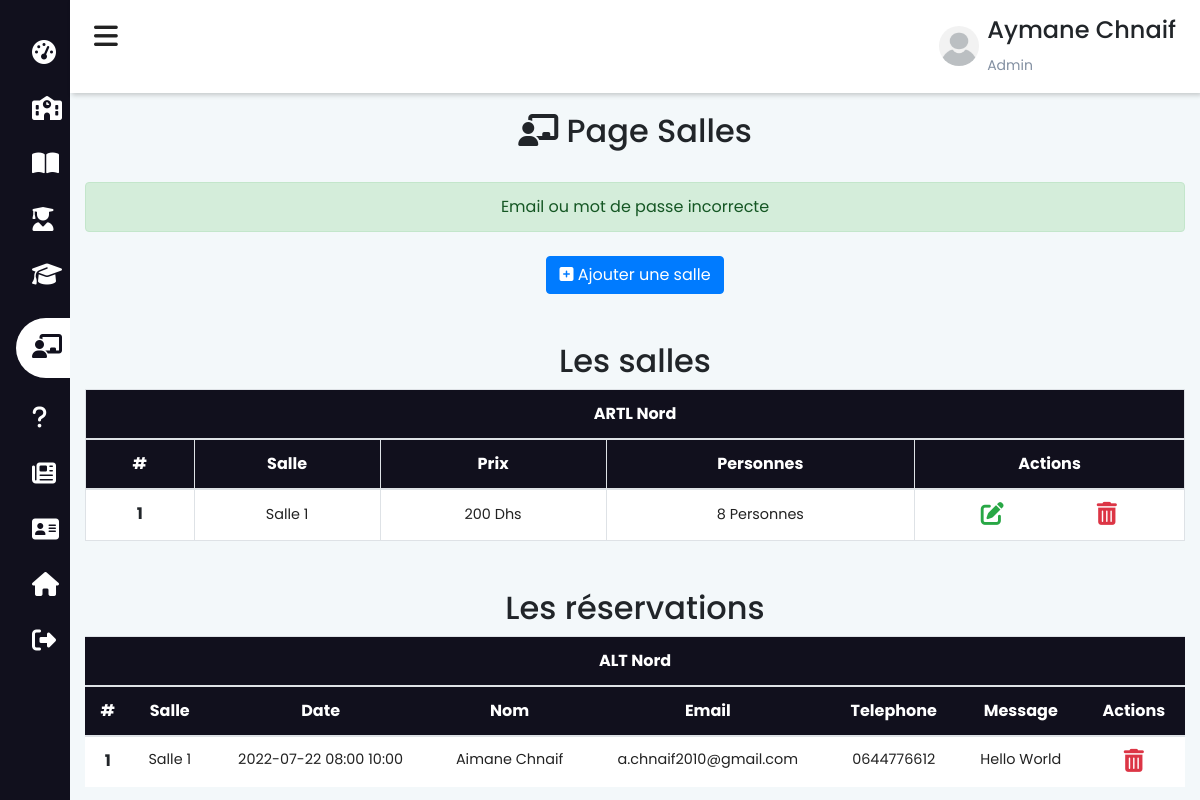
Screenshot of /admin/salles (signed in) with the database file from the repository.
### tables this page shows
CREATE TABLE `salle` (
  `sal_id` int(11) NOT NULL,
  `sal_nom` varchar(200) NOT NULL,
  `sal_nom_arab` text NOT NULL,
  `sal_desc` text NOT NULL,
  `sal_desc_arab` text NOT NULL,
  `sal_prix` float NOT NULL,
  `sal_personne` int(11) NOT NULL,
  `sal_image` varchar(200) NOT NULL,
  `sal_service` varchar(200) NOT NULL,
  `sal_service_arab` varchar(200) NOT NULL,
  `sal_service2` varchar(200) NOT NULL,
  `sal_service2_arab` varchar(200) NOT NULL,
  `sal_service3` varchar(200) NOT NULL,
  `sal_service3_arab` varchar(200) NOT NULL,
  `sal_service4` varchar(200) NOT NULL,
  `sal_service4_arab` varchar(200) NOT NULL
);

CREATE TABLE `reservation` (
  `res_id` int(11) NOT NULL,
  `res_nom` varchar(200) NOT NULL,
  `res_telephone` varchar(200) NOT NULL,
  `res_email` varchar(200) NOT NULL,
  `res_salle` int(11) NOT NULL,
  `res_commentaire` varchar(200) NOT NULL,
  `res_date` date NOT NULL DEFAULT current_timestamp(),
  `time_debut` varchar(200) NOT NULL,
  `time_fin` varchar(200) NOT NULL,
  `res_ajout` date NOT NULL DEFAULT current_timestamp()
);

### functions/db.php (called while the page is built, shortened)
<?php
    class DBController{
        protected $host = "localhost";
        protected $user = "root";
        protected $password = "";
        protected $db = "ecole";
        public function __construct(){
            $this->conn = mysqli_connect($this->host, $this->user, $this->password, $this->db);
        }
    }
?>

### session.php (called while the page is built, shortened)
<?php
    require("functions/db.php");
    require("functions/etudiant.php");
    $db = new DBController();
    $data = new Etudiant($db);
?>

### functions/etudiant.php (called while the page is built, shortened)
<?php
    class Etudiant{
        public $db = null;
        public function __construct(DBController $db){
            $this->db = $db;
        }
        public function getImage(){
            $result = $this->db->conn->query("SELECT * FROM `salle`");
            $resultArray = array();
            while ($item = mysqli_fetch_array($result, MYSQLI_ASSOC)){
                $resultArray[] = $item;
            }
            return $resultArray;
        }
        public function getReservations(){
            $result = $this->db->conn->query("SELECT * FROM `reservation` INNER JOIN `salle` ON sal_id=res_salle");
            $resultArray = array();
            while ($item = mysqli_fetch_array($result, MYSQLI_ASSOC)){
                $resultArray[] = $item;
            }
            return $resultArray;
        }
    }
?>

### admin/salles.php (the view, shortened to what this page needs)
<?php include_once "../session.php"; ?>
<?php
$salles = $data->getImage();
$images = $data->getImage();
$reservations = $data->getReservations();
?>
<!DOCTYPE html>
<html lang="en">
<head>
    <?php
        include_once "../includes/header.php";
    ?>
</head>
<body>
    <?php include_once "navbar-admin.php"; ?>
    <div class="main-content">
        <header>
            <?php include 'admin.php' ?>
        </header>
        <div class="container-fluid mt-5 pt-5">
            <div class="text-center py-3">
                <h2><i class="fas fa-chalkboard-teacher"></i> Page Salles</h2>
            </div>
            <?php
            if (isset($_SESSION['status'])) {
            ?>
                <div class='alert alert-success text-center mt-2' role='alert'><?php echo $_SESSION['status'] ?></div>
            <?php
            }
            ?>
            <div class="text-center mt-4 d-flex justify-content-center">
                <a href="ajouter-salle" target="_blank" class="btn btn-primary"><i class="fas fa-plus-square"></i> Ajouter une salle</a>
            </div>
            <div id="frensh">
                <h2 class="text-center mt-5">Les salles</h2>
                <table class="table bg-white table-bordered">
                    <thead class="text-center text-white" style="background-color: #11101d;">
                        <tr>
                            <th scope="col" colspan="9">ARTL Nord</th>
                        </tr>
                        <tr>
                            <th scope="col">#</th>
                            <th scope="col">Salle</th>
                            <th scope="col">Prix</th>
                            <th scope="col">Personnes</th>
                            <th scope="col">Actions</th>
                        </tr>
                    </thead>
                    <tbody class="text-center">
                        <?php
                        if (empty($images)) {
                        ?>
                            <tr>
                                <th scope="row" colspan="9">
                                    <h2>Pas de salles enregistrées veuillez ajouter une salle</h2>
                                </th>
                            </tr>
                            <?php
                        } else {
                            $i = 1;
                            foreach ($images as $image) {
                            ?>
                                <tr>
                                    <th scope="row"><?php echo $i++ ?></th>
                                    <td class="row-style"><?php echo $image['sal_nom']; ?></td>
                                    <td class="row-style"><?php echo $image['sal_prix']; ?> Dhs</td>
                                    <td class="row-style"><?php echo $image['sal_personne']; ?> Personnes</td>
                                    <td class="row-style">
                                        <div class="row justify-content-center">
                                            <div class="col-md-5">
                                                <a href="modifier-salle?id=<?php echo $image['sal_id'] ?>" target="_blank">
                                                    <i class="fas fa-edit text-success awesome-size"></i>
                                                </a>
                                            </div>
                                            <div class="col-md-5">
                                                <form action="" method="POST">
                                                    <button type="submit" class="btn-style" name="submit_salle" onclick='return confirm("Voulez-vous supprimer cette salle \nATTENTION!! toutes les réservations seront supprimées")'>
                                                        <i class="fas fa-trash-alt text-danger awesome-size"></i>
                                                    </button>
                                                </form>
                                            </div>
                                        </div>
                                    </td>
                                </tr>
                        <?php
                            }
                        }
                        ?>
                    </tbody>
                </table>
            </div>
            <div id="reservation">
                <h2 class="text-center mt-5">Les réservations</h2>
                <table class="table bg-white">
                    <thead class="text-center text-white" style="background-color: #11101d;">
                        <tr>
                            <th scope="col" colspan="9">ALT Nord</th>
                        </tr>
                        <tr>
                            <th scope="col">#</th>
                            <th scope="col">Salle</th>
                            <th scope="col">Date</th>
                            <th scope="col">Nom</th>
                            <th scope="col">Email</th>
                            <th scope="col">Telephone</th>
                            <th scope="col">Message</th>
                            <th scope="col">Actions</th>
                        </tr>
                    </thead>
                    <tbody class="text-center">
                        <?php
                        if (empty($reservations)) {
                        ?>
                            <tr>
                                <th scope="row" colspan="7">
                                    <h2>Aucune réservation est effectuée</h2>
                                </th>
                            </tr>
                            <?php
                        } else {
                            $i = 1;
                            foreach ($reservations as $reservation) {
                            ?>
                                <tr>
                                    <th scope="row"><?php echo $i++ ?></th>
                                    <td><?php echo $reservation['sal_nom']; ?></td>
                                    <td><?php echo $reservation['res_date'] . " " . $reservation['time_debut'] . " " . $reservation['time_fin']; ?></td>
                                    <td><?php echo $reservation['res_nom']; ?></td>
                                    <td><?php echo $reservation['res_email']; ?></td>
                                    <td><?php echo $reservation['res_telephone']; ?></td>
                                    <td><?php echo $reservation['res_commentaire']; ?></td>
                                    <td class="row-style">
                                        <form action="" method="POST">
                                            <button type="submit" class="btn-style" name="submit_res" onclick='return confirm("Voulez-vous supprimer cette réservation")'>
                                                <i class="fas fa-trash-alt text-danger awesome-size"></i>
                                            </button>
                                        </form>
                                    </td>
                                </tr>
                        <?php
                            }
                        }
                        ?>
                    </tbody>
                </table>
            </div>
        </div>
    </div>
</body>
</html>

### includes/style.php (style rules this page uses)
body { background-color: #F3F8FA; }
html { scroll-behavior: smooth; }
.row-style { vertical-align: middle !important }
.awesome-size { font-size: 23px; cursor: pointer; }
.btn-style { background-color: transparent; border: none; }
* { -webkit-box-sizing: border-box; -moz-box-sizing: border-box; box-sizing: border-box; position: relative; }
:root { --main-color: #11101d; --color-dark: #1D2231; --text-grey: #8390A2; }
* { font-family: 'Poppins', sans-serif; }
.main-content { transition: margin-left 300ms; margin-left: 255px; }
header { background: #fff; display: flex; justify-content: space-between; padding: 1rem 1.5rem; box-shadow: 2px 2px 5px rgba(0, 0, 0, 0.2); position: fixed; left: 254px; top: 0; z-index: 100; width: calc(100% - 254px); transition: left 300ms; }
table { border-collapse: collapse; }
thead tr { border-top: 1px solid #f0f0f0; border-bottom: 2px solid #f0f0f0; }
td { padding: .5rem 1rem; font-size: .9rem; color: #222; }
@media only screen and (max-width: 1200px) { .main-content { margin-left: 70px; } }
@media only screen and (max-width: 1200px) { .main-content header { width: calc(100% - 70px); left: 70px; } }

### admin/navbar-admin.php (style rules this page uses)
* { padding: 0; margin: 0; box-sizing: border-box; list-style: none; text-decoration: none; }

### rows the page displays
salle: sal_nom "Salle 1", sal_prix "200", sal_personne "8"
reservation: res_salle.sal_nom "Salle 1", res_date "2022-07-22", time_debut "08:00", time_fin "10:00", res_nom "Aimane Chnaif", res_email "a.chnaif2010@gmail.com", res_telephone "0644776612", res_commentaire "Hello World"

### other values shown
$_SESSION['prenom'] "Aymane"
$_SESSION['nom'] "Chnaif"
$_SESSION['status'] "Email ou mot de passe incorrecte"
